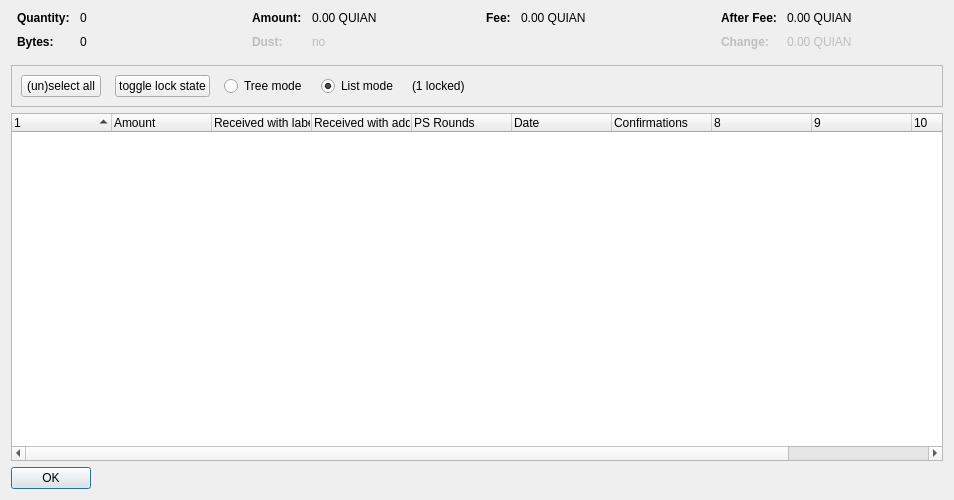
<?xml version="1.0" encoding="UTF-8"?>
<ui version="4.0">
 <class>CoinControlDialog</class>
 <widget class="QDialog" name="CoinControlDialog">
  <property name="geometry">
   <rect>
    <x>0</x>
    <y>0</y>
    <width>954</width>
    <height>500</height>
   </rect>
  </property>
  <property name="windowTitle">
   <string>Coin Selection</string>
  </property>
  <layout class="QVBoxLayout" name="verticalLayout">
   <item>
    <layout class="QHBoxLayout" name="horizontalLayoutTop" stretch="0,0,0,0">
     <property name="topMargin">
      <number>0</number>
     </property>
     <property name="bottomMargin">
      <number>10</number>
     </property>
     <item>
      <layout class="QFormLayout" name="formLayoutCoinControl1">
       <property name="horizontalSpacing">
        <number>10</number>
       </property>
       <property name="verticalSpacing">
        <number>10</number>
       </property>
       <property name="leftMargin">
        <number>6</number>
       </property>
       <property name="rightMargin">
        <number>6</number>
       </property>
       <item row="0" column="0">
        <widget class="QLabel" name="labelCoinControlQuantityText">
         <property name="font">
          <font>
           <weight>75</weight>
           <bold>true</bold>
          </font>
         </property>
         <property name="text">
          <string>Quantity:</string>
         </property>
        </widget>
       </item>
       <item row="0" column="1">
        <widget class="QLabel" name="labelCoinControlQuantity">
         <property name="cursor">
          <cursorShape>IBeamCursor</cursorShape>
         </property>
         <property name="contextMenuPolicy">
          <enum>Qt::ActionsContextMenu</enum>
         </property>
         <property name="text">
          <string notr="true">0</string>
         </property>
         <property name="textInteractionFlags">
          <set>Qt::LinksAccessibleByMouse|Qt::TextSelectableByKeyboard|Qt::TextSelectableByMouse</set>
         </property>
        </widget>
       </item>
       <item row="1" column="0">
        <widget class="QLabel" name="labelCoinControlBytesText">
         <property name="font">
          <font>
           <weight>75</weight>
           <bold>true</bold>
          </font>
         </property>
         <property name="text">
          <string>Bytes:</string>
         </property>
        </widget>
       </item>
       <item row="1" column="1">
        <widget class="QLabel" name="labelCoinControlBytes">
         <property name="cursor">
          <cursorShape>IBeamCursor</cursorShape>
         </property>
         <property name="contextMenuPolicy">
          <enum>Qt::ActionsContextMenu</enum>
         </property>
         <property name="text">
          <string notr="true">0</string>
         </property>
         <property name="textInteractionFlags">
          <set>Qt::LinksAccessibleByMouse|Qt::TextSelectableByKeyboard|Qt::TextSelectableByMouse</set>
         </property>
        </widget>
       </item>
      </layout>
     </item>
     <item>
      <layout class="QFormLayout" name="formLayoutCoinControl2">
       <property name="horizontalSpacing">
        <number>10</number>
       </property>
       <property name="verticalSpacing">
        <number>10</number>
       </property>
       <property name="leftMargin">
        <number>6</number>
       </property>
       <property name="rightMargin">
        <number>6</number>
       </property>
       <item row="0" column="0">
        <widget class="QLabel" name="labelCoinControlAmountText">
         <property name="font">
          <font>
           <weight>75</weight>
           <bold>true</bold>
          </font>
         </property>
         <property name="text">
          <string>Amount:</string>
         </property>
        </widget>
       </item>
       <item row="0" column="1">
        <widget class="QLabel" name="labelCoinControlAmount">
         <property name="cursor">
          <cursorShape>IBeamCursor</cursorShape>
         </property>
         <property name="contextMenuPolicy">
          <enum>Qt::ActionsContextMenu</enum>
         </property>
         <property name="text">
          <string notr="true">0.00 QUIAN</string>
         </property>
         <property name="textInteractionFlags">
          <set>Qt::LinksAccessibleByMouse|Qt::TextSelectableByKeyboard|Qt::TextSelectableByMouse</set>
         </property>
        </widget>
       </item>
       <item row="1" column="0">
        <widget class="QLabel" name="labelCoinControlLowOutputText">
         <property name="enabled">
          <bool>false</bool>
         </property>
         <property name="font">
          <font>
           <weight>75</weight>
           <bold>true</bold>
          </font>
         </property>
         <property name="text">
          <string>Dust:</string>
         </property>
        </widget>
       </item>
       <item row="1" column="1">
        <widget class="QLabel" name="labelCoinControlLowOutput">
         <property name="enabled">
          <bool>false</bool>
         </property>
         <property name="cursor">
          <cursorShape>IBeamCursor</cursorShape>
         </property>
         <property name="contextMenuPolicy">
          <enum>Qt::ActionsContextMenu</enum>
         </property>
         <property name="text">
          <string notr="true">no</string>
         </property>
         <property name="textInteractionFlags">
          <set>Qt::LinksAccessibleByMouse|Qt::TextSelectableByKeyboard|Qt::TextSelectableByMouse</set>
         </property>
        </widget>
       </item>
      </layout>
     </item>
     <item>
      <layout class="QFormLayout" name="formLayoutCoinControl3">
       <property name="horizontalSpacing">
        <number>10</number>
       </property>
       <property name="verticalSpacing">
        <number>10</number>
       </property>
       <property name="leftMargin">
        <number>6</number>
       </property>
       <property name="rightMargin">
        <number>6</number>
       </property>
       <item row="0" column="0">
        <widget class="QLabel" name="labelCoinControlFeeText">
         <property name="font">
          <font>
           <weight>75</weight>
           <bold>true</bold>
          </font>
         </property>
         <property name="text">
          <string>Fee:</string>
         </property>
        </widget>
       </item>
       <item row="0" column="1">
        <widget class="QLabel" name="labelCoinControlFee">
         <property name="cursor">
          <cursorShape>IBeamCursor</cursorShape>
         </property>
         <property name="contextMenuPolicy">
          <enum>Qt::ActionsContextMenu</enum>
         </property>
         <property name="text">
          <string notr="true">0.00 QUIAN</string>
         </property>
         <property name="textInteractionFlags">
          <set>Qt::LinksAccessibleByMouse|Qt::TextSelectableByKeyboard|Qt::TextSelectableByMouse</set>
         </property>
        </widget>
       </item>
      </layout>
     </item>
     <item>
      <layout class="QFormLayout" name="formLayoutCoinControl4">
       <property name="horizontalSpacing">
        <number>10</number>
       </property>
       <property name="verticalSpacing">
        <number>10</number>
       </property>
       <property name="leftMargin">
        <number>6</number>
       </property>
       <property name="rightMargin">
        <number>6</number>
       </property>
       <item row="0" column="0">
        <widget class="QLabel" name="labelCoinControlAfterFeeText">
         <property name="font">
          <font>
           <weight>75</weight>
           <bold>true</bold>
          </font>
         </property>
         <property name="text">
          <string>After Fee:</string>
         </property>
        </widget>
       </item>
       <item row="0" column="1">
        <widget class="QLabel" name="labelCoinControlAfterFee">
         <property name="cursor">
          <cursorShape>IBeamCursor</cursorShape>
         </property>
         <property name="contextMenuPolicy">
          <enum>Qt::ActionsContextMenu</enum>
         </property>
         <property name="text">
          <string notr="true">0.00 QUIAN</string>
         </property>
         <property name="textInteractionFlags">
          <set>Qt::LinksAccessibleByMouse|Qt::TextSelectableByKeyboard|Qt::TextSelectableByMouse</set>
         </property>
        </widget>
       </item>
       <item row="1" column="0">
        <widget class="QLabel" name="labelCoinControlChangeText">
         <property name="enabled">
          <bool>false</bool>
         </property>
         <property name="font">
          <font>
           <weight>75</weight>
           <bold>true</bold>
          </font>
         </property>
         <property name="text">
          <string>Change:</string>
         </property>
        </widget>
       </item>
       <item row="1" column="1">
        <widget class="QLabel" name="labelCoinControlChange">
         <property name="enabled">
          <bool>false</bool>
         </property>
         <property name="cursor">
          <cursorShape>IBeamCursor</cursorShape>
         </property>
         <property name="contextMenuPolicy">
          <enum>Qt::ActionsContextMenu</enum>
         </property>
         <property name="text">
          <string notr="true">0.00 QUIAN</string>
         </property>
         <property name="textInteractionFlags">
          <set>Qt::LinksAccessibleByMouse|Qt::TextSelectableByKeyboard|Qt::TextSelectableByMouse</set>
         </property>
        </widget>
       </item>
      </layout>
     </item>
    </layout>
   </item>
   <item>
    <widget class="QFrame" name="frame">
     <property name="minimumSize">
      <size>
       <width>0</width>
       <height>40</height>
      </size>
     </property>
     <property name="frameShape">
      <enum>QFrame::StyledPanel</enum>
     </property>
     <property name="frameShadow">
      <enum>QFrame::Sunken</enum>
     </property>
     <layout class="QHBoxLayout" name="horizontalLayout">
      <item>
       <layout class="QHBoxLayout" name="horizontalLayoutPanel" stretch="0,0,0,0,0,0">
        <property name="spacing">
         <number>14</number>
        </property>
        <item>
         <widget class="QPushButton" name="pushButtonSelectAll">
          <property name="sizePolicy">
           <sizepolicy hsizetype="Maximum" vsizetype="Fixed">
            <horstretch>0</horstretch>
            <verstretch>0</verstretch>
           </sizepolicy>
          </property>
          <property name="text">
           <string>(un)select all</string>
          </property>
          <property name="autoDefault">
           <bool>false</bool>
          </property>
         </widget>
        </item>
        <item>
         <widget class="QPushButton" name="pushButtonToggleLock">
          <property name="sizePolicy">
           <sizepolicy hsizetype="Maximum" vsizetype="Fixed">
            <horstretch>0</horstretch>
            <verstretch>0</verstretch>
           </sizepolicy>
          </property>
          <property name="text">
           <string>toggle lock state</string>
          </property>
          <property name="autoDefault">
           <bool>false</bool>
          </property>
         </widget>
        </item>
        <item>
         <widget class="QRadioButton" name="radioTreeMode">
          <property name="sizePolicy">
           <sizepolicy hsizetype="Maximum" vsizetype="Fixed">
            <horstretch>0</horstretch>
            <verstretch>0</verstretch>
           </sizepolicy>
          </property>
          <property name="text">
           <string>Tree mode</string>
          </property>
         </widget>
        </item>
        <item>
         <widget class="QRadioButton" name="radioListMode">
          <property name="sizePolicy">
           <sizepolicy hsizetype="Maximum" vsizetype="Fixed">
            <horstretch>0</horstretch>
            <verstretch>0</verstretch>
           </sizepolicy>
          </property>
          <property name="text">
           <string>List mode</string>
          </property>
          <property name="checked">
           <bool>true</bool>
          </property>
         </widget>
        </item>
        <item>
         <widget class="QLabel" name="labelLocked">
          <property name="text">
           <string>(1 locked)</string>
          </property>
         </widget>
        </item>
        <item>
         <spacer name="horizontalSpacer">
          <property name="orientation">
           <enum>Qt::Horizontal</enum>
          </property>
          <property name="sizeHint" stdset="0">
           <size>
            <width>40</width>
            <height>20</height>
           </size>
          </property>
         </spacer>
        </item>
       </layout>
      </item>
     </layout>
    </widget>
   </item>
   <item>
    <widget class="CoinControlTreeWidget" name="treeWidget">
     <property name="contextMenuPolicy">
      <enum>Qt::CustomContextMenu</enum>
     </property>
     <property name="sortingEnabled">
      <bool>false</bool>
     </property>
     <property name="columnCount">
      <number>11</number>
     </property>
     <attribute name="headerShowSortIndicator" stdset="0">
      <bool>true</bool>
     </attribute>
     <attribute name="headerStretchLastSection">
      <bool>false</bool>
     </attribute>
     <column>
      <property name="text">
       <string/>
      </property>
     </column>
     <column>
      <property name="text">
       <string>Amount</string>
      </property>
     </column>
     <column>
      <property name="text">
       <string>Received with label</string>
      </property>
     </column>
     <column>
      <property name="text">
       <string>Received with address</string>
      </property>
     </column>
     <column>
      <property name="text">
       <string>PS Rounds</string>
      </property>
     </column>
     <column>
      <property name="text">
       <string>Date</string>
      </property>
     </column>
     <column>
      <property name="text">
       <string>Confirmations</string>
      </property>
      <property name="toolTip">
       <string>Confirmed</string>
      </property>
     </column>
     <column>
      <property name="text">
       <string/>
      </property>
     </column>
     <column>
      <property name="text">
       <string/>
      </property>
     </column>
     <column>
      <property name="text">
       <string/>
      </property>
     </column>
     <column>
      <property name="text">
       <string/>
      </property>
     </column>
    </widget>
   </item>
   <item>
    <widget class="QDialogButtonBox" name="buttonBox">
     <property name="sizePolicy">
      <sizepolicy hsizetype="Maximum" vsizetype="Fixed">
       <horstretch>0</horstretch>
       <verstretch>0</verstretch>
      </sizepolicy>
     </property>
     <property name="orientation">
      <enum>Qt::Horizontal</enum>
     </property>
     <property name="standardButtons">
      <set>QDialogButtonBox::Ok</set>
     </property>
    </widget>
   </item>
  </layout>
 </widget>
 <customwidgets>
  <customwidget>
   <class>CoinControlTreeWidget</class>
   <extends>QTreeWidget</extends>
   <header>coincontroltreewidget.h</header>
  </customwidget>
 </customwidgets>
 <resources/>
 <connections/>
</ui>
